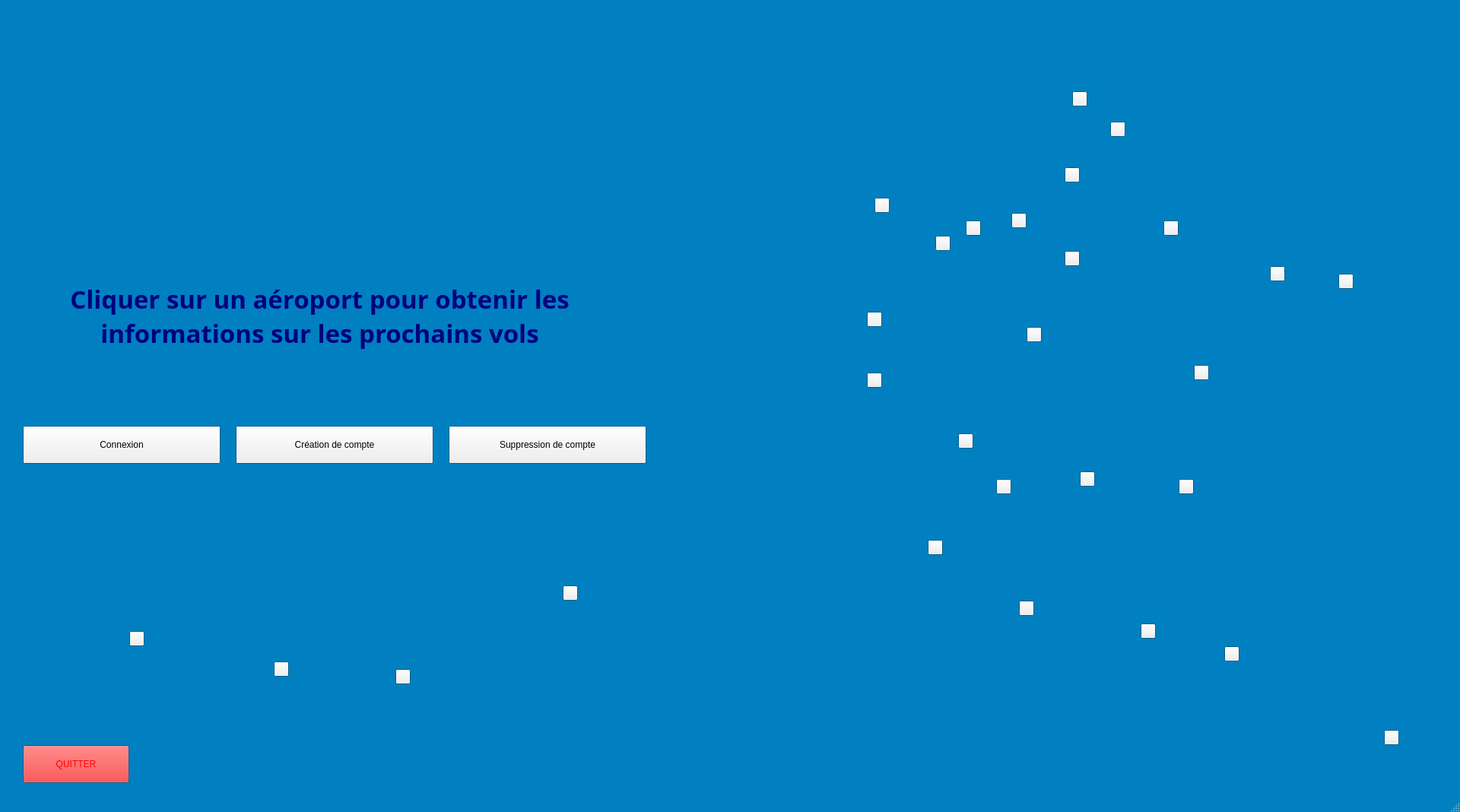
<?xml version="1.0" encoding="UTF-8"?>
<ui version="4.0">
 <class>MainWindow</class>
 <widget class="QMainWindow" name="MainWindow">
  <property name="geometry">
   <rect>
    <x>0</x>
    <y>0</y>
    <width>1920</width>
    <height>1068</height>
   </rect>
  </property>
  <property name="palette">
   <palette>
    <active>
     <colorrole role="Base">
      <brush brushstyle="SolidPattern">
       <color alpha="255">
        <red>255</red>
        <green>255</green>
        <blue>255</blue>
       </color>
      </brush>
     </colorrole>
     <colorrole role="Window">
      <brush brushstyle="SolidPattern">
       <color alpha="255">
        <red>0</red>
        <green>128</green>
        <blue>192</blue>
       </color>
      </brush>
     </colorrole>
    </active>
    <inactive>
     <colorrole role="Base">
      <brush brushstyle="SolidPattern">
       <color alpha="255">
        <red>255</red>
        <green>255</green>
        <blue>255</blue>
       </color>
      </brush>
     </colorrole>
     <colorrole role="Window">
      <brush brushstyle="SolidPattern">
       <color alpha="255">
        <red>0</red>
        <green>128</green>
        <blue>192</blue>
       </color>
      </brush>
     </colorrole>
    </inactive>
    <disabled>
     <colorrole role="Base">
      <brush brushstyle="SolidPattern">
       <color alpha="255">
        <red>0</red>
        <green>128</green>
        <blue>192</blue>
       </color>
      </brush>
     </colorrole>
     <colorrole role="Window">
      <brush brushstyle="SolidPattern">
       <color alpha="255">
        <red>0</red>
        <green>128</green>
        <blue>192</blue>
       </color>
      </brush>
     </colorrole>
    </disabled>
   </palette>
  </property>
  <property name="windowTitle">
   <string>MainWindow</string>
  </property>
  <widget class="QWidget" name="centralwidget">
   <widget class="QPushButton" name="Connexion">
    <property name="geometry">
     <rect>
      <x>30</x>
      <y>560</y>
      <width>260</width>
      <height>50</height>
     </rect>
    </property>
    <property name="text">
     <string>Connexion</string>
    </property>
   </widget>
   <widget class="QPushButton" name="Creation">
    <property name="geometry">
     <rect>
      <x>310</x>
      <y>560</y>
      <width>260</width>
      <height>50</height>
     </rect>
    </property>
    <property name="text">
     <string>Création de compte</string>
    </property>
   </widget>
   <widget class="QPushButton" name="Suppression">
    <property name="geometry">
     <rect>
      <x>590</x>
      <y>560</y>
      <width>260</width>
      <height>50</height>
     </rect>
    </property>
    <property name="text">
     <string>Suppression de compte</string>
    </property>
   </widget>
   <widget class="QLabel" name="Titre">
    <property name="geometry">
     <rect>
      <x>0</x>
      <y>300</y>
      <width>841</width>
      <height>231</height>
     </rect>
    </property>
    <property name="palette">
     <palette>
      <active>
       <colorrole role="WindowText">
        <brush brushstyle="SolidPattern">
         <color alpha="255">
          <red>0</red>
          <green>0</green>
          <blue>127</blue>
         </color>
        </brush>
       </colorrole>
      </active>
      <inactive>
       <colorrole role="WindowText">
        <brush brushstyle="SolidPattern">
         <color alpha="255">
          <red>0</red>
          <green>0</green>
          <blue>127</blue>
         </color>
        </brush>
       </colorrole>
      </inactive>
      <disabled>
       <colorrole role="WindowText">
        <brush brushstyle="SolidPattern">
         <color alpha="255">
          <red>120</red>
          <green>120</green>
          <blue>120</blue>
         </color>
        </brush>
       </colorrole>
      </disabled>
     </palette>
    </property>
    <property name="font">
     <font>
      <family>Perpetua Titling MT</family>
      <pointsize>25</pointsize>
      <weight>75</weight>
      <italic>false</italic>
      <bold>true</bold>
      <strikeout>false</strikeout>
      <kerning>true</kerning>
     </font>
    </property>
    <property name="text">
     <string>Cliquer sur un aéroport pour obtenir les informations sur les prochains vols</string>
    </property>
    <property name="textFormat">
     <enum>Qt::RichText</enum>
    </property>
    <property name="alignment">
     <set>Qt::AlignCenter</set>
    </property>
    <property name="wordWrap">
     <bool>true</bool>
    </property>
   </widget>
   <widget class="QLabel" name="CarteMetropole">
    <property name="geometry">
     <rect>
      <x>870</x>
      <y>20</y>
      <width>1041</width>
      <height>1041</height>
     </rect>
    </property>
    <property name="text">
     <string/>
    </property>
    <property name="pixmap">
     <pixmap>../icone/01-Fond-carte-3d.jpg</pixmap>
    </property>
    <property name="scaledContents">
     <bool>true</bool>
    </property>
   </widget>
   <widget class="QPushButton" name="Quitter">
    <property name="geometry">
     <rect>
      <x>30</x>
      <y>980</y>
      <width>140</width>
      <height>50</height>
     </rect>
    </property>
    <property name="palette">
     <palette>
      <active>
       <colorrole role="WindowText">
        <brush brushstyle="SolidPattern">
         <color alpha="255">
          <red>255</red>
          <green>0</green>
          <blue>0</blue>
         </color>
        </brush>
       </colorrole>
       <colorrole role="Button">
        <brush brushstyle="SolidPattern">
         <color alpha="255">
          <red>255</red>
          <green>0</green>
          <blue>0</blue>
         </color>
        </brush>
       </colorrole>
       <colorrole role="BrightText">
        <brush brushstyle="SolidPattern">
         <color alpha="255">
          <red>255</red>
          <green>0</green>
          <blue>0</blue>
         </color>
        </brush>
       </colorrole>
       <colorrole role="ButtonText">
        <brush brushstyle="SolidPattern">
         <color alpha="255">
          <red>255</red>
          <green>0</green>
          <blue>0</blue>
         </color>
        </brush>
       </colorrole>
       <colorrole role="Base">
        <brush brushstyle="SolidPattern">
         <color alpha="255">
          <red>255</red>
          <green>0</green>
          <blue>0</blue>
         </color>
        </brush>
       </colorrole>
       <colorrole role="HighlightedText">
        <brush brushstyle="SolidPattern">
         <color alpha="255">
          <red>255</red>
          <green>0</green>
          <blue>0</blue>
         </color>
        </brush>
       </colorrole>
      </active>
      <inactive>
       <colorrole role="WindowText">
        <brush brushstyle="SolidPattern">
         <color alpha="255">
          <red>255</red>
          <green>0</green>
          <blue>0</blue>
         </color>
        </brush>
       </colorrole>
       <colorrole role="Button">
        <brush brushstyle="SolidPattern">
         <color alpha="255">
          <red>255</red>
          <green>0</green>
          <blue>0</blue>
         </color>
        </brush>
       </colorrole>
       <colorrole role="BrightText">
        <brush brushstyle="SolidPattern">
         <color alpha="255">
          <red>255</red>
          <green>0</green>
          <blue>0</blue>
         </color>
        </brush>
       </colorrole>
       <colorrole role="ButtonText">
        <brush brushstyle="SolidPattern">
         <color alpha="255">
          <red>255</red>
          <green>0</green>
          <blue>0</blue>
         </color>
        </brush>
       </colorrole>
       <colorrole role="Base">
        <brush brushstyle="SolidPattern">
         <color alpha="255">
          <red>255</red>
          <green>0</green>
          <blue>0</blue>
         </color>
        </brush>
       </colorrole>
       <colorrole role="HighlightedText">
        <brush brushstyle="SolidPattern">
         <color alpha="255">
          <red>255</red>
          <green>0</green>
          <blue>0</blue>
         </color>
        </brush>
       </colorrole>
      </inactive>
      <disabled>
       <colorrole role="WindowText">
        <brush brushstyle="SolidPattern">
         <color alpha="255">
          <red>120</red>
          <green>120</green>
          <blue>120</blue>
         </color>
        </brush>
       </colorrole>
       <colorrole role="Button">
        <brush brushstyle="SolidPattern">
         <color alpha="255">
          <red>255</red>
          <green>0</green>
          <blue>0</blue>
         </color>
        </brush>
       </colorrole>
       <colorrole role="BrightText">
        <brush brushstyle="SolidPattern">
         <color alpha="255">
          <red>255</red>
          <green>0</green>
          <blue>0</blue>
         </color>
        </brush>
       </colorrole>
       <colorrole role="ButtonText">
        <brush brushstyle="SolidPattern">
         <color alpha="255">
          <red>120</red>
          <green>120</green>
          <blue>120</blue>
         </color>
        </brush>
       </colorrole>
       <colorrole role="Base">
        <brush brushstyle="SolidPattern">
         <color alpha="255">
          <red>85</red>
          <green>170</green>
          <blue>255</blue>
         </color>
        </brush>
       </colorrole>
       <colorrole role="HighlightedText">
        <brush brushstyle="SolidPattern">
         <color alpha="255">
          <red>255</red>
          <green>0</green>
          <blue>0</blue>
         </color>
        </brush>
       </colorrole>
      </disabled>
     </palette>
    </property>
    <property name="text">
     <string>QUITTER</string>
    </property>
   </widget>
   <widget class="QPushButton" name="Dunkerque">
    <property name="geometry">
     <rect>
      <x>1410</x>
      <y>120</y>
      <width>20</width>
      <height>20</height>
     </rect>
    </property>
    <property name="text">
     <string/>
    </property>
   </widget>
   <widget class="QPushButton" name="Lille">
    <property name="geometry">
     <rect>
      <x>1460</x>
      <y>160</y>
      <width>20</width>
      <height>20</height>
     </rect>
    </property>
    <property name="text">
     <string/>
    </property>
   </widget>
   <widget class="QPushButton" name="Cherbourg">
    <property name="geometry">
     <rect>
      <x>1150</x>
      <y>260</y>
      <width>20</width>
      <height>20</height>
     </rect>
    </property>
    <property name="text">
     <string/>
    </property>
   </widget>
   <widget class="QPushButton" name="Caen">
    <property name="geometry">
     <rect>
      <x>1230</x>
      <y>310</y>
      <width>20</width>
      <height>20</height>
     </rect>
    </property>
    <property name="text">
     <string/>
    </property>
   </widget>
   <widget class="QPushButton" name="Le_Havre">
    <property name="geometry">
     <rect>
      <x>1270</x>
      <y>290</y>
      <width>20</width>
      <height>20</height>
     </rect>
    </property>
    <property name="text">
     <string/>
    </property>
   </widget>
   <widget class="QPushButton" name="Amiens">
    <property name="geometry">
     <rect>
      <x>1400</x>
      <y>220</y>
      <width>20</width>
      <height>20</height>
     </rect>
    </property>
    <property name="text">
     <string/>
    </property>
   </widget>
   <widget class="QPushButton" name="Reims">
    <property name="geometry">
     <rect>
      <x>1530</x>
      <y>290</y>
      <width>20</width>
      <height>20</height>
     </rect>
    </property>
    <property name="text">
     <string/>
    </property>
   </widget>
   <widget class="QPushButton" name="Rouen">
    <property name="geometry">
     <rect>
      <x>1330</x>
      <y>280</y>
      <width>20</width>
      <height>20</height>
     </rect>
    </property>
    <property name="text">
     <string/>
    </property>
   </widget>
   <widget class="QPushButton" name="Paris">
    <property name="geometry">
     <rect>
      <x>1400</x>
      <y>330</y>
      <width>20</width>
      <height>20</height>
     </rect>
    </property>
    <property name="text">
     <string/>
    </property>
   </widget>
   <widget class="QPushButton" name="Strasbourg">
    <property name="geometry">
     <rect>
      <x>1760</x>
      <y>360</y>
      <width>20</width>
      <height>20</height>
     </rect>
    </property>
    <property name="text">
     <string/>
    </property>
   </widget>
   <widget class="QPushButton" name="Nancy">
    <property name="geometry">
     <rect>
      <x>1670</x>
      <y>350</y>
      <width>20</width>
      <height>20</height>
     </rect>
    </property>
    <property name="text">
     <string/>
    </property>
   </widget>
   <widget class="QPushButton" name="Rennes">
    <property name="geometry">
     <rect>
      <x>1140</x>
      <y>410</y>
      <width>20</width>
      <height>20</height>
     </rect>
    </property>
    <property name="text">
     <string/>
    </property>
   </widget>
   <widget class="QPushButton" name="Orleans">
    <property name="geometry">
     <rect>
      <x>1350</x>
      <y>430</y>
      <width>20</width>
      <height>20</height>
     </rect>
    </property>
    <property name="text">
     <string/>
    </property>
   </widget>
   <widget class="QPushButton" name="Nantes">
    <property name="geometry">
     <rect>
      <x>1140</x>
      <y>490</y>
      <width>20</width>
      <height>20</height>
     </rect>
    </property>
    <property name="text">
     <string/>
    </property>
   </widget>
   <widget class="QPushButton" name="Poitiers">
    <property name="geometry">
     <rect>
      <x>1260</x>
      <y>570</y>
      <width>20</width>
      <height>20</height>
     </rect>
    </property>
    <property name="text">
     <string/>
    </property>
   </widget>
   <widget class="QPushButton" name="Limoges">
    <property name="geometry">
     <rect>
      <x>1310</x>
      <y>630</y>
      <width>20</width>
      <height>20</height>
     </rect>
    </property>
    <property name="text">
     <string/>
    </property>
   </widget>
   <widget class="QPushButton" name="Dijon">
    <property name="geometry">
     <rect>
      <x>1570</x>
      <y>480</y>
      <width>20</width>
      <height>20</height>
     </rect>
    </property>
    <property name="text">
     <string/>
    </property>
   </widget>
   <widget class="QPushButton" name="Lyon">
    <property name="geometry">
     <rect>
      <x>1550</x>
      <y>630</y>
      <width>20</width>
      <height>20</height>
     </rect>
    </property>
    <property name="text">
     <string/>
    </property>
   </widget>
   <widget class="QPushButton" name="Clermont_Ferrand">
    <property name="geometry">
     <rect>
      <x>1420</x>
      <y>620</y>
      <width>20</width>
      <height>20</height>
     </rect>
    </property>
    <property name="text">
     <string/>
    </property>
   </widget>
   <widget class="QPushButton" name="Bordeaux">
    <property name="geometry">
     <rect>
      <x>1220</x>
      <y>710</y>
      <width>20</width>
      <height>20</height>
     </rect>
    </property>
    <property name="text">
     <string/>
    </property>
   </widget>
   <widget class="QPushButton" name="Toulouse">
    <property name="geometry">
     <rect>
      <x>1340</x>
      <y>790</y>
      <width>20</width>
      <height>20</height>
     </rect>
    </property>
    <property name="text">
     <string/>
    </property>
   </widget>
   <widget class="QPushButton" name="Montpellier">
    <property name="geometry">
     <rect>
      <x>1500</x>
      <y>820</y>
      <width>20</width>
      <height>20</height>
     </rect>
    </property>
    <property name="text">
     <string/>
    </property>
   </widget>
   <widget class="QPushButton" name="Marseille">
    <property name="geometry">
     <rect>
      <x>1610</x>
      <y>850</y>
      <width>20</width>
      <height>20</height>
     </rect>
    </property>
    <property name="text">
     <string/>
    </property>
   </widget>
   <widget class="QPushButton" name="Ajaccio">
    <property name="geometry">
     <rect>
      <x>1820</x>
      <y>960</y>
      <width>20</width>
      <height>20</height>
     </rect>
    </property>
    <property name="text">
     <string/>
    </property>
   </widget>
   <widget class="QLabel" name="CarteOutremer">
    <property name="geometry">
     <rect>
      <x>40</x>
      <y>610</y>
      <width>821</width>
      <height>547</height>
     </rect>
    </property>
    <property name="text">
     <string/>
    </property>
    <property name="pixmap">
     <pixmap>../icone/outre-mer_a_placer_v2.png</pixmap>
    </property>
    <property name="scaledContents">
     <bool>true</bool>
    </property>
   </widget>
   <widget class="QPushButton" name="La_Guadeloupe">
    <property name="geometry">
     <rect>
      <x>170</x>
      <y>830</y>
      <width>20</width>
      <height>20</height>
     </rect>
    </property>
    <property name="text">
     <string/>
    </property>
   </widget>
   <widget class="QPushButton" name="La_Reunion">
    <property name="geometry">
     <rect>
      <x>360</x>
      <y>870</y>
      <width>20</width>
      <height>20</height>
     </rect>
    </property>
    <property name="text">
     <string/>
    </property>
   </widget>
   <widget class="QPushButton" name="La_Martinique">
    <property name="geometry">
     <rect>
      <x>520</x>
      <y>880</y>
      <width>20</width>
      <height>20</height>
     </rect>
    </property>
    <property name="text">
     <string/>
    </property>
   </widget>
   <widget class="QPushButton" name="La_Guyane">
    <property name="geometry">
     <rect>
      <x>740</x>
      <y>770</y>
      <width>20</width>
      <height>20</height>
     </rect>
    </property>
    <property name="text">
     <string/>
    </property>
   </widget>
   <widget class="QLabel" name="Logo">
    <property name="geometry">
     <rect>
      <x>20</x>
      <y>-150</y>
      <width>830</width>
      <height>650</height>
     </rect>
    </property>
    <property name="text">
     <string/>
    </property>
    <property name="pixmap">
     <pixmap>../icone/Logo.png</pixmap>
    </property>
    <property name="scaledContents">
     <bool>true</bool>
    </property>
   </widget>
   <widget class="QLabel" name="Bienvenue">
    <property name="geometry">
     <rect>
      <x>54</x>
      <y>640</y>
      <width>761</width>
      <height>91</height>
     </rect>
    </property>
    <property name="font">
     <font>
      <pointsize>16</pointsize>
     </font>
    </property>
    <property name="text">
     <string/>
    </property>
    <property name="alignment">
     <set>Qt::AlignCenter</set>
    </property>
   </widget>
   <zorder>CarteOutremer</zorder>
   <zorder>CarteMetropole</zorder>
   <zorder>Connexion</zorder>
   <zorder>Creation</zorder>
   <zorder>Suppression</zorder>
   <zorder>Titre</zorder>
   <zorder>Quitter</zorder>
   <zorder>Dunkerque</zorder>
   <zorder>Lille</zorder>
   <zorder>Cherbourg</zorder>
   <zorder>Caen</zorder>
   <zorder>Le_Havre</zorder>
   <zorder>Amiens</zorder>
   <zorder>Reims</zorder>
   <zorder>Rouen</zorder>
   <zorder>Paris</zorder>
   <zorder>Strasbourg</zorder>
   <zorder>Nancy</zorder>
   <zorder>Rennes</zorder>
   <zorder>Orleans</zorder>
   <zorder>Nantes</zorder>
   <zorder>Poitiers</zorder>
   <zorder>Limoges</zorder>
   <zorder>Dijon</zorder>
   <zorder>Lyon</zorder>
   <zorder>Clermont_Ferrand</zorder>
   <zorder>Bordeaux</zorder>
   <zorder>Toulouse</zorder>
   <zorder>Montpellier</zorder>
   <zorder>Marseille</zorder>
   <zorder>Ajaccio</zorder>
   <zorder>La_Guadeloupe</zorder>
   <zorder>La_Reunion</zorder>
   <zorder>La_Martinique</zorder>
   <zorder>La_Guyane</zorder>
   <zorder>Logo</zorder>
   <zorder>Bienvenue</zorder>
  </widget>
  <widget class="QMenuBar" name="menubar">
   <property name="geometry">
    <rect>
     <x>0</x>
     <y>0</y>
     <width>1920</width>
     <height>26</height>
    </rect>
   </property>
  </widget>
  <widget class="QStatusBar" name="statusbar"/>
 </widget>
 <resources/>
 <connections/>
</ui>
